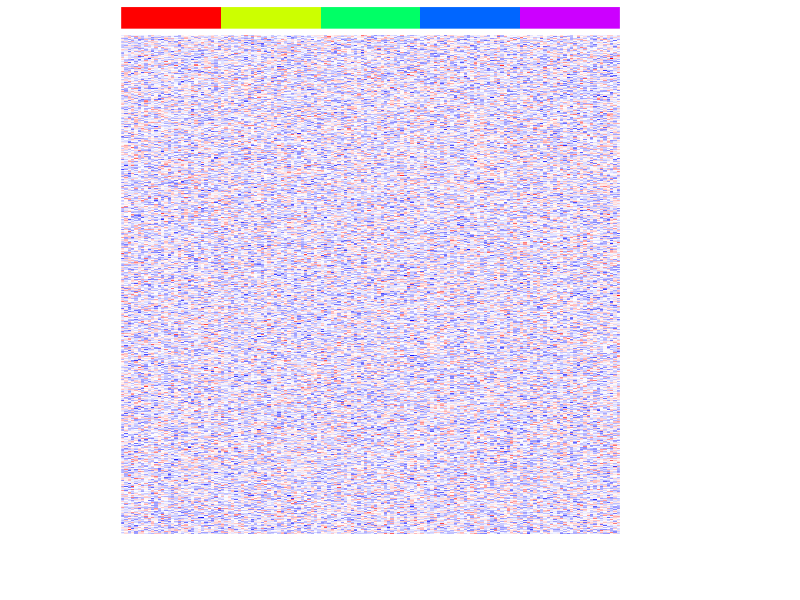
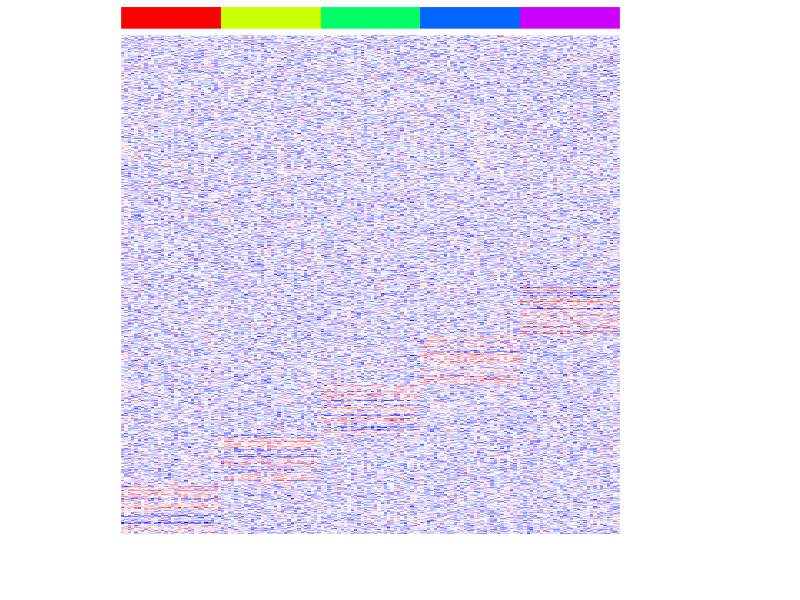
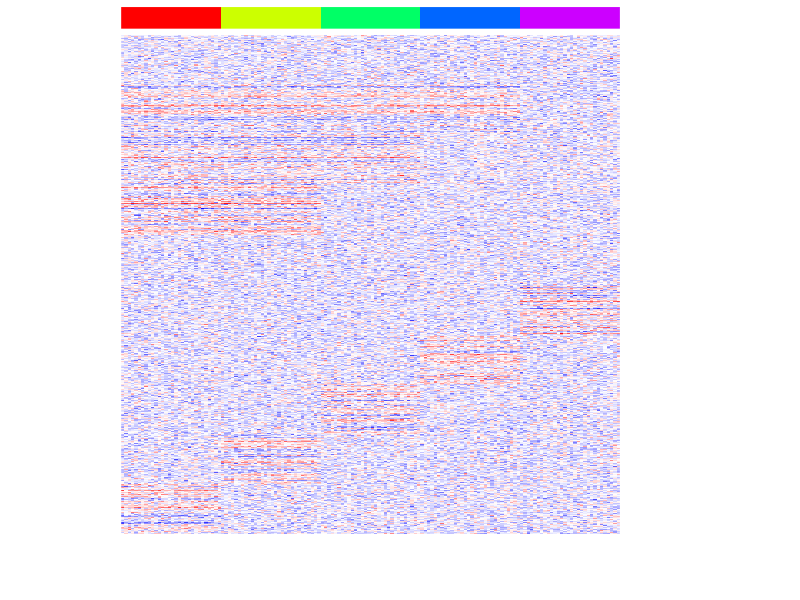
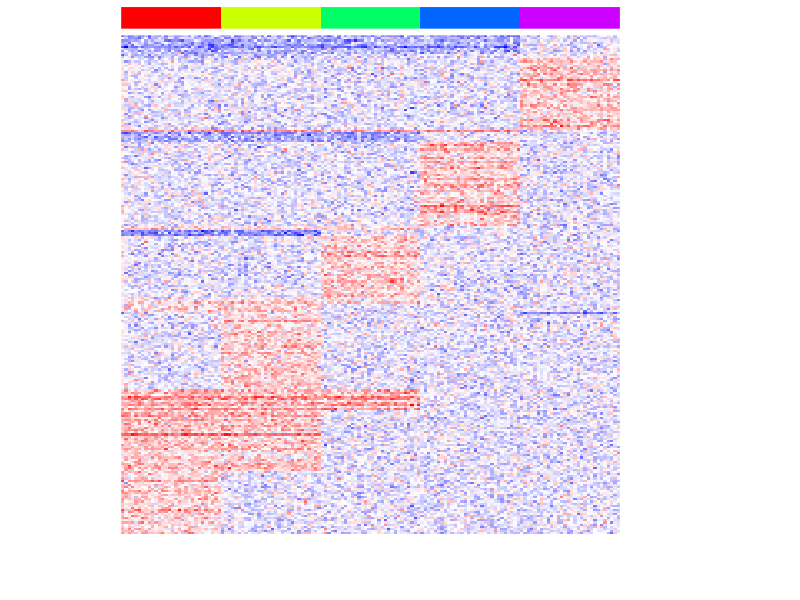
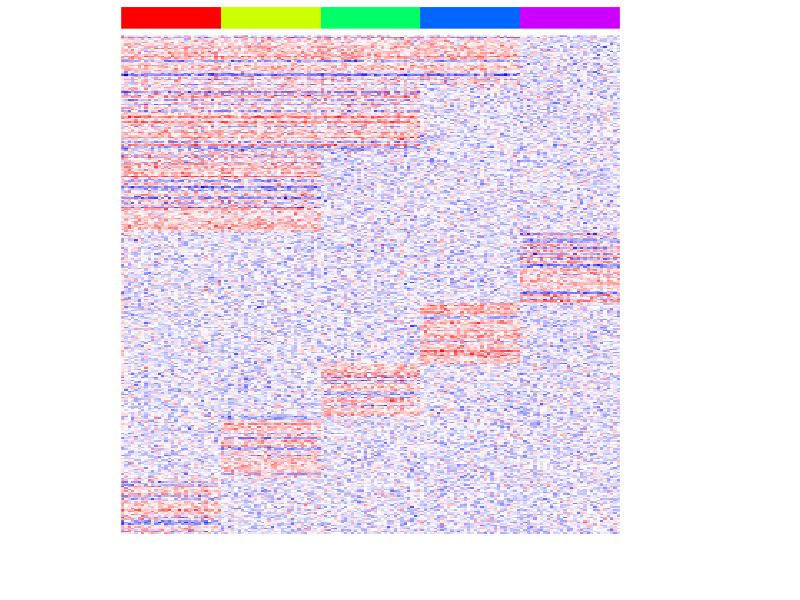
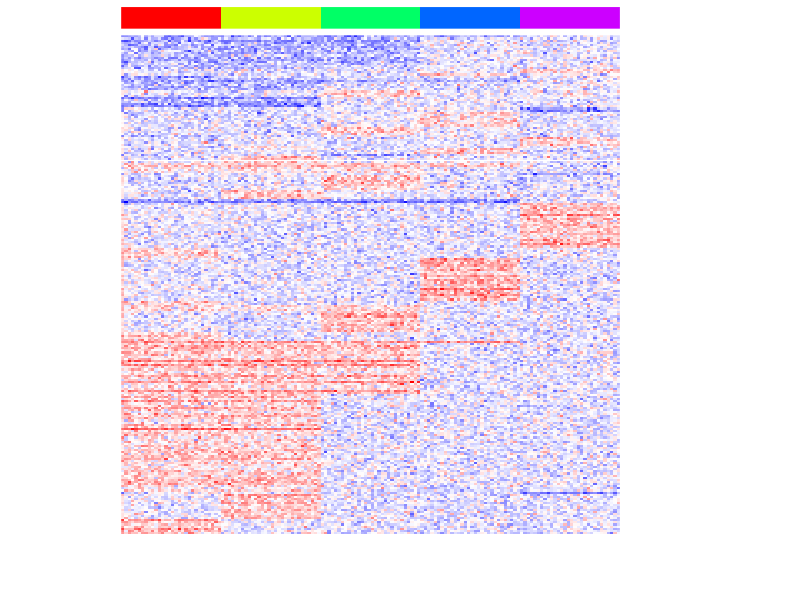

R code for these plots, in order:
####### Multiclass Diffential Expression Analysis
set.seed(10)
G <- 5
N <- 30
M <- 1000
initmean <- 5
initvar <- 10
mat <- matrix(rnorm(N*M*G, initmean, initvar), M, N*G)
rownames(mat) <- paste0('gene', 1:M)
colnames(mat) <- paste0('cell', 1:(N*G))
group <- factor(sapply(1:G, function(x) rep(paste0('group', x), N)))
names(group) <- colnames(mat)
heatmap(mat, Rowv=NA, Colv=NA, col=colorRampPalette(c('blue', 'white', 'red'))(100), scale="none", ColSideColors=rainbow(G)[group], labCol=FALSE, labRow=FALSE)


### Now, let’s simulate some differentially upregulated genes unique to each group.
set.seed(10)
upreg <- 5
upregvar <- 10
ng <- 100

diff <- lapply(1:G, function(x) {
  diff <- rownames(mat)[(((x-1)*ng)+1):(((x-1)*ng)+ng)]
  mat[diff, group==paste0('group', x)] <<- mat[diff, group==paste0('group', x)] + rnorm(ng, upreg, upregvar)
  return(diff)
})
names(diff) <- paste0('group', 1:G)
heatmap(mat, Rowv=NA, Colv=NA, col=colorRampPalette(c('blue', 'white', 'red'))(100), scale="none", ColSideColors=rainbow(G)[group], labCol=FALSE, labRow=FALSE)


# Let’s also simulate some differentially upregulated genes affecting groups of groups. 
# This is typical of cell differentiation processes.

diff2 <- lapply(2:(G-1), function(x) {
  y <- x+G
  diff <- rownames(mat)[(((y-1)*ng)+1):(((y-1)*ng)+ng)]
  mat[diff, group %in% paste0("group", 1:x)] <<- mat[diff, group %in% paste0("group", 1:x)] + rnorm(ng, upreg, upregvar)
  return(diff)
})

heatmap(mat, Rowv=NA, Colv=NA, col=colorRampPalette(c('blue', 'white', 'red'))(100), scale="none", ColSideColors=rainbow(G)[group], labCol=FALSE, labRow=FALSE)


### 1 vs many (in group vs. not in group)
# One approach is to consider each group vs. all others. We can use a simple T-test to test whether 
# each gene is significantly upregulated in each group vs. all other groups.
pv.sig <- lapply(levels(group), function(g){
  ingroup <- names(group)[group %in% g]
  outgroup <- names(group)[!(group %in% g)]
  pv <- sapply(1:M, function(i) {
    t.test(mat[i,ingroup], mat[i,outgroup], alternative='greater')$p.value
    #t.test(mat[i,ingroup], mat[i,outgroup])$p.value
  })
  names(pv) <- rownames(mat)
  pv.sig <- names(pv)[pv < 0.05/M/G] ## bonferonni
  pv.sig
})

heatmap(mat[unique(unlist(pv.sig)),], Rowv=NA, Colv=NA, col=colorRampPalette(c('blue', 'white', 'red'))(100), scale="none", ColSideColors=rainbow(G)[group], labCol=FALSE, labRow=FALSE)



### Indeed, we pick up many of the differentially upregulated genes we simulated that are unique
### to each group ie. in diff. However, we have a much harder time picking up the differentially
### upregulated genes marking multiple groups, ie. in diff2 as expected.


perf <- function(pv.sig) {
  predtrue <- unique(unlist(pv.sig)) ## predicted differentially expressed genes
  predfalse <- setdiff(rownames(mat), predtrue) ## predicted not differentially expressed genes
  true <- c(unlist(diff), unlist(diff2)) ## true differentially expressed genes
  false <- setdiff(rownames(mat), true) ## true not differentially expressed genes
  TP <- sum(predtrue %in% true)
  TN <- sum(predfalse %in% false)
  FP <- sum(predtrue %in% false)
  FN <- sum(predfalse %in% true)
  sens <- TP/(TP+FN)
  spec <- TN/(TN+FP)
  prec <- TP/(TP+FP)
  fdr <- FP/(TP+FP)
  acc <- (TP+TN)/(TP+FP+FN+TN)
  return(data.frame(sens, spec, prec, fdr, acc))
}
print(perf(pv.sig))

#####################################################
########################## ANOVA ####################
#####################################################
## Alternatively, we can use ANOVA (analysis of variance) to identify genes that are variable 
## among and between group
pv <- sapply(1:M, function(i) {
  mydataframe <- data.frame(y=mat[i,], ig=group)
  fit <- aov(y ~ ig, data=mydataframe)
  summary(fit)[[1]][["Pr(>F)"]][1]
})
names(pv) <- rownames(mat)
pv.sig <- names(pv)[pv < 0.05/M/G] ## bonferonni

heatmap(mat[pv.sig,], Rowv=NA, Colv=NA, col=colorRampPalette(c('blue', 'white', 'red'))(100), scale="none", ColSideColors=rainbow(G)[group], labCol=FALSE, labRow=FALSE)
print(perf(pv.sig))




##### Testing combined groups (pairs, triplets, etc)
pv.sig.pair <- lapply(levels(group), function(g1) {
  g2 <- setdiff(levels(group), g1)
  unlist(lapply(g2, function(g) {
    ## test two groups vs. all others
    ingroup <- names(group)[group %in% c(g1, g)]
    outgroup <- names(group)[!(group %in% c(g1, g))]
    pv <- sapply(1:M, function(i) {
      t.test(mat[i,ingroup], mat[i,outgroup], alternative='greater')$p.value
    })
    names(pv) <- rownames(mat)
    pv.sig <- names(pv)[pv < 0.05/M/G] ## bonferonni
    pv.sig
  }))
})

heatmap(mat[unique(unlist(pv.sig.pair)),], Rowv=NA, Colv=NA, col=colorRampPalette(c('blue', 'white', 'red'))(100), scale="none", ColSideColors=rainbow(G)[group], labCol=FALSE, labRow=FALSE)


print(perf(pv.sig.pair))










